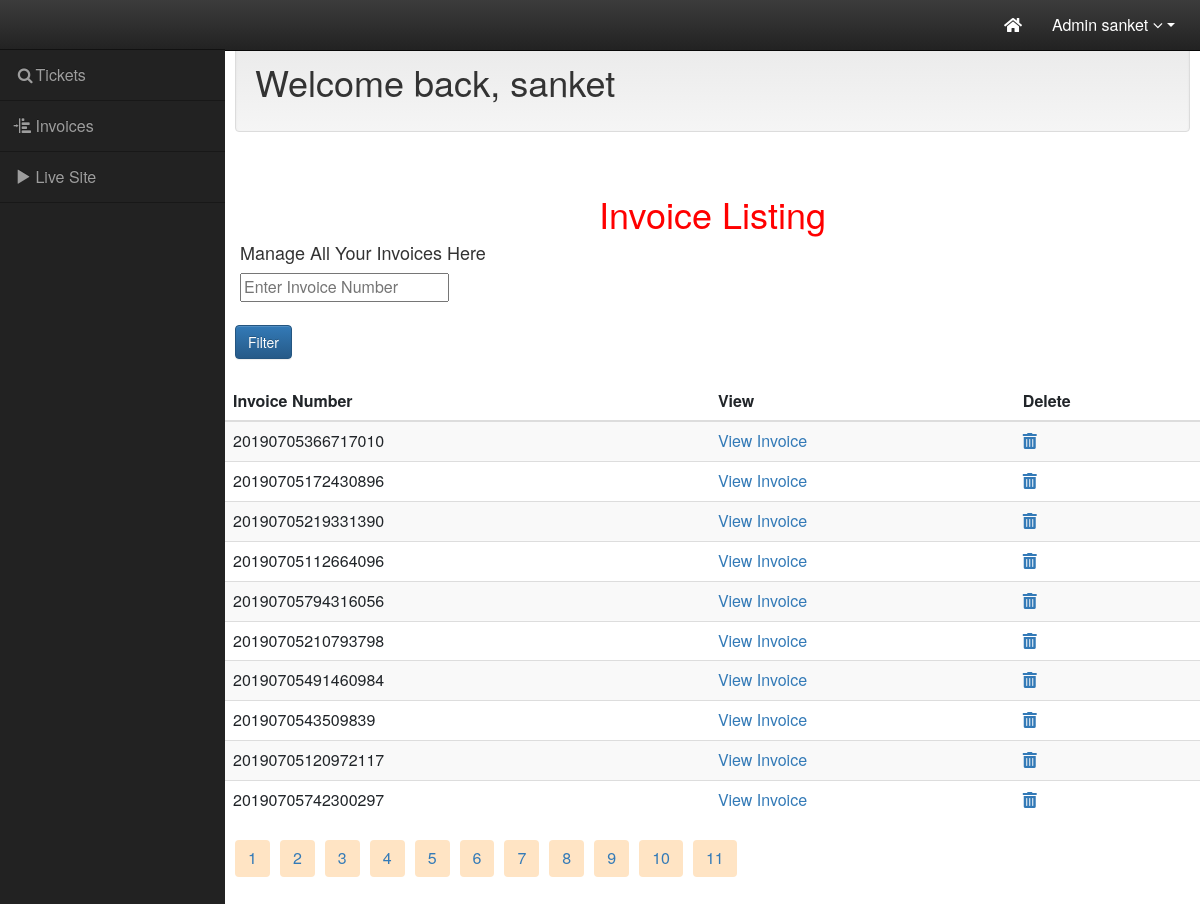
/source/mesoforte/admin_area/invoices.php?page=7 (signed in), run on the app's committed database.
### tables this page shows
CREATE TABLE `invoices` (
  `id` mediumint(50) NOT NULL,
  `nInvoiceNumber` bigint(50) NOT NULL,
  `dateOrdered` datetime NOT NULL,
  `strFullName` varchar(255) NOT NULL,
  `nPrice` float(8,2) NOT NULL,
  `strEmail` varchar(255) NOT NULL,
  `strCardNumber` varchar(255) NOT NULL
);

### source/mesoforte/admin_area/invoices.php (the view, shortened to what this page needs)
<?php
include('partials/header.php');
 ?>
<div id="wrapper">
    <nav class="navbar navbar-inverse navbar-fixed-top" role="navigation">
        <ul class="nav navbar-right top-nav">
            <li><a href="dashboard.php" data-placement="bottom" data-toggle="tooltip" href="#" data-original-title="Your Dashboard"><i class="fas fa-home"></i>
                </a>
            </li>
            <li class="dropdown">
                <a href="#" class="dropdown-toggle" data-toggle="dropdown">Admin <?=$_SESSION['name']?> <b class="fa fa-angle-down"></b></a>
            </li>
        </ul>
        <div class="collapse navbar-collapse navbar-ex1-collapse">
            <ul class="nav navbar-nav side-nav">
                <li>
                <a href="ticket.php" data-toggle="collapse" data-target="#submenu-1"><i class="fa fa-fw fa-search"></i>Tickets</a>
                </li>
                <li>
                    <a href="invoices.php" data-toggle="collapse" data-target="#submenu-2"><i class="glyphicon glyphicon-indent-left"></i>  Invoices </a>
                </li>
                <li>
                    <a href="http://sankettech.com/mesoforte/source/mesoforte/index.php" data-toggle="collapse" data-target="#submenu-2"><i class="glyphicon glyphicon-play"></i>  Live Site </a>
                </li>
            </ul>
        </div>
    </nav>
    <div id="page-wrapper">
        <div class="container-fluid">
            <div class="row" id="main" >
                <div class="col-sm-12 col-md-12 well" id="content">
                    <h1>Welcome back, <?=$_SESSION['name']?></h1>
                </div>
            </div>
        </div>
    </div>
    <div class="container-fluid">
    <div class="row">
      <div class="col-xl-12">
        <h1 class="align-middle">Invoice Listing</h1>
        <h4 class="position">Manage All Your Invoices Here</h4>
    </div>
    </div>
    </div>
    <?php
$con = ConnectToDB::con();
$results_per_page = 10;
$sql = "SELECT * FROM invoices";
$result = mysqli_query($con,$sql);
$number_of_results = mysqli_num_rows($result);
$number_of_pages = ceil($number_of_results/$results_per_page);
if(!isset($_GET['page'])){
  $page = 1;
}else {
  $page = $_GET['page'];
}
$this_page_first_result = ($page-1)*$results_per_page;
$sql = "SELECT * FROM invoices ORDER BY id LIMIT " . $this_page_first_result . ',' . $results_per_page;
$result = mysqli_query($con, $sql);
?>
        <form action="invoices.php" method="post">
            <input type="text" name="valueToSearch" placeholder="Enter Invoice Number" class="ml-4"><br><br>
            <input type="submit" name="search" value="Filter" class="btn btn-primary ml-3"><br><br>
            <table class="table table-striped">
            <thead>
                <tr>
                <th scope="col">Invoice Number</th>
                <th scope="col">View</th>
                <th scope="col">Delete</th>
                </tr>
                </thead>
                <?php while($row = mysqli_fetch_array($result)):?>
                <tr>
                    <td><?php echo $row['nInvoiceNumber'];?></td>
                    <td><a href='../index.php?controller=cart&action=showInvoice&nInvoiceNumber=".$invoice_number."'>View Invoice</a></td>
                    <td><a href="deleteinvoice.php?id=<?=$row["id"]?>"><i class="fas fa-trash-alt"></i></a></td>
                </tr>
                <?php endwhile;?>
                  </table>
        </form>
<?php
for($page=1;$page<=$number_of_pages;$page++)
{
  echo '<div class="align btn mb-5"><a href="invoices.php?page=' . $page . '">' . $page . '</a> </div>';
}
?>
    </div>
    <?php
include('partials/footer.php')
 ?>

### source/mesoforte/admin_area/style.css (style rules this page uses)
* { box-sizing: border-box; font-size: 16px; }
body { background-color: #435165; }
#wrapper { padding-left: 0; }
#page-wrapper { width: 100%; padding: 0; background-color: #fff; }
.top-nav { padding: 0 15px; }
.top-nav>li { display: inline-block; float: left; }
.top-nav>li>a { padding-top: 20px; padding-bottom: 20px; line-height: 20px; color: #fff; }
.align-middle { text-align: center;color: red; }
.align { background-color: bisque; display: inline-block; margin-left: 10px; margin-bottom: 10px }
@media (min-width:768px) { #wrapper { padding-left: 225px; } }
@media (min-width:768px) { #page-wrapper { padding: 22px 10px; } }
@media (min-width:768px) { .side-nav { position: fixed; top: 49px; left: 0px; width: 225px; margin-left: -225px; border: none; border-radius: 0; border-top: 1px rgba(0,0,0,.5) solid; overflow-y: auto; background-color: #222; bottom: 0; overflow-x: hidden; padding-bottom: 40px; } }
@media (min-width:768px) { .side-nav>li>a { width: 225px; border-bottom: 1px rgba(0,0,0,.3) solid; } }
@media (min-width:768px) { body { margin-top: 50px; } }

### data on the page
invoices: nInvoiceNumber "20190705366717010"
invoices: nInvoiceNumber "20190705172430896"
invoices: nInvoiceNumber "20190705219331390"
invoices: nInvoiceNumber "20190705112664096"
invoices: nInvoiceNumber "20190705794316056"
invoices: nInvoiceNumber "20190705210793798"
invoices: nInvoiceNumber "20190705491460984"
invoices: nInvoiceNumber "2019070543509839"
invoices: nInvoiceNumber "20190705120972117"
invoices: nInvoiceNumber "20190705742300297"

### other printed values
$_SESSION['name'] "sanket"
